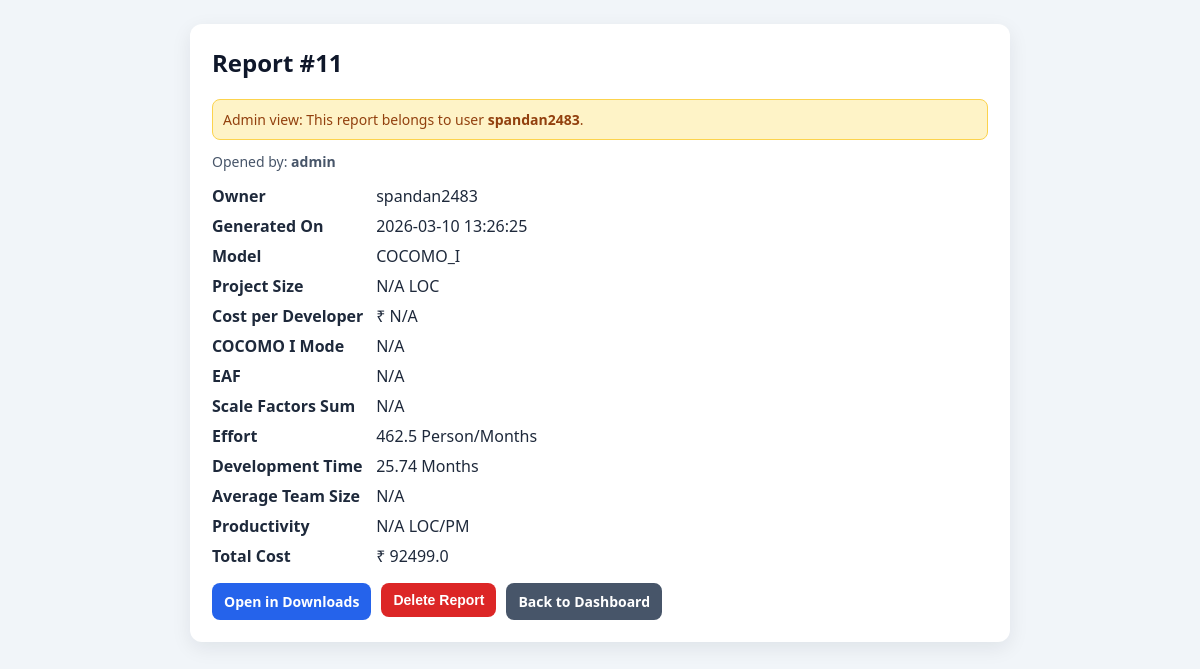
The app's page /report/11 (signed in) with its own data.
### tables this page shows
CREATE TABLE reports (
            id INTEGER PRIMARY KEY AUTOINCREMENT,
            user_id INTEGER NOT NULL,
            created_at TEXT NOT NULL,
            effort REAL NOT NULL,
            time REAL NOT NULL,
            cost REAL NOT NULL, model TEXT NOT NULL DEFAULT 'COCOMO_I', loc REAL, cost_per_dev REAL, cocomo_mode TEXT, eaf REAL, scale_factors_sum REAL, productivity REAL, avg_team_size REAL,
            FOREIGN KEY (user_id) REFERENCES users (id)
        );

CREATE TABLE users (
            id INTEGER PRIMARY KEY AUTOINCREMENT,
            username TEXT UNIQUE NOT NULL,
            password_hash TEXT NOT NULL,
            created_at TEXT NOT NULL
        , is_admin INTEGER NOT NULL DEFAULT 0);

### app.py (the view)
@app.route("/report/<int:report_id>")
def report_detail(report_id):
    if not session.get("user"):
        return redirect(url_for("auth"))
    username = session.get("user")
    user_record = get_user_by_username(username)
    if not user_record:
        session.clear()
        return redirect(url_for("auth"))
    report = get_report_by_id(report_id)
    if not report:
        flash("Report not found.", "error")
        return redirect(url_for("dashboard"))
    is_admin = bool(user_record["is_admin"])
    is_owner = report["user_id"] == user_record["id"]
    if not is_admin and not is_owner:
        flash("You are not authorized to view this report.", "error")
        return redirect(url_for("dashboard"))
    return render_template(
        "report_detail.html",
        report=report,
        user=username,
        is_admin=is_admin,
        is_owner=is_owner
    )

### app.py (called while the page is built)
def get_db_connection():
    conn = sqlite3.connect(DB_PATH)
    conn.row_factory = sqlite3.Row
    return conn

def get_user_by_username(username):
    conn = get_db_connection()
    user = conn.execute(
        "SELECT id, username, password_hash, is_admin FROM users WHERE username = ?",
        (username,)
    ).fetchone()
    conn.close()
    return user

def get_report_by_id(report_id):
    conn = get_db_connection()
    row = conn.execute(
        """
         SELECT r.id, r.user_id, r.created_at, r.model, r.loc, r.cost_per_dev, r.cocomo_mode,
             r.eaf, r.scale_factors_sum, r.productivity, r.avg_team_size,
             r.effort, r.time, r.cost, u.username
        FROM reports r
        JOIN users u ON r.user_id = u.id
        WHERE r.id = ?
        """,
        (report_id,)
    ).fetchone()
    conn.close()
    return dict(row) if row else None

### templates/report_detail.html (shortened to what this page needs)
<!DOCTYPE html>
<html lang="en">
<head>
</head>
<body>
<div class="container">
    <div class="card">
        <h2>Report #{{ report.id }}</h2>
        {% if is_admin and not is_owner %}
        <div class="admin-note">Admin view: This report belongs to user <b>{{ report.username }}</b>.</div>
        {% endif %}
        <div class="meta">Opened by: <b>{{ user }}</b></div>
        <div class="row"><b>Owner</b> {{ report.username }}</div>
        <div class="row"><b>Generated On</b> {{ report.created_at }}</div>
        <div class="row"><b>Model</b> {{ report.model or "COCOMO_I" }}</div>
        <div class="row"><b>Project Size</b> {{ report.loc if report.loc is not none else "N/A" }} LOC</div>
        <div class="row"><b>Cost per Developer</b> ₹ {{ report.cost_per_dev if report.cost_per_dev is not none else "N/A" }}</div>
        {% if (report.model or "COCOMO_I") == "COCOMO_I" %}
        <div class="row"><b>COCOMO I Mode</b> {{ report.cocomo_mode if report.cocomo_mode else "N/A" }}</div>
        {% endif %}
        <div class="row"><b>EAF</b> {{ report.eaf if report.eaf is not none else "N/A" }}</div>
        <div class="row"><b>Scale Factors Sum</b> {{ report.scale_factors_sum if report.scale_factors_sum is not none else "N/A" }}</div>
        <div class="row"><b>Effort</b> {{ report.effort }} Person/Months</div>
        <div class="row"><b>Development Time</b> {{ report.time }} Months</div>
        <div class="row"><b>Average Team Size</b> {{ report.avg_team_size if report.avg_team_size is not none else "N/A" }}</div>
        <div class="row"><b>Productivity</b> {{ report.productivity if report.productivity is not none else "N/A" }} LOC/PM</div>
        <div class="row"><b>Total Cost</b> ₹ {{ report.cost }}</div>
        <div class="actions">
            <a class="btn" href="{{ url_for('download_page') }}">Open in Downloads</a>
            <form method="POST" action="{{ url_for('delete_report', report_id=report.id, source='dashboard') }}" onsubmit="return confirm('Delete this report permanently?');">
                <button type="submit" class="btn delete">Delete Report</button>
            </form>
            <a class="btn back" href="{{ url_for('dashboard') }}">Back to Dashboard</a>
        </div>
    </div>
</div>
</body>
</html>

### templates/report_detail.html (style rules this page uses)
body { font-family: "Segoe UI", Arial, sans-serif; background: #f1f5f9; margin: 0; padding: 24px; }
.container { max-width: 820px; margin: 0 auto; }
.card { background: #ffffff; border-radius: 12px; padding: 22px; box-shadow: 0 6px 20px rgba(15, 23, 42, 0.08); }
h2 { margin-top: 0; color: #0f172a; }
.meta { color: #475569; font-size: 14px; margin-bottom: 14px; }
.row { margin: 8px 0; color: #1e293b; }
.row b { display: inline-block; min-width: 160px; }
.actions { display: flex; gap: 10px; flex-wrap: wrap; margin-top: 16px; }
.btn { display: inline-block; text-align: center; text-decoration: none; padding: 9px 12px; border-radius: 8px; color: white; background: #2563eb; font-size: 14px; font-weight: 600; border: none; cursor: pointer; }
.btn.delete { background: #dc2626; }
.btn.back { background: #475569; }
.admin-note { background: #fef3c7; color: #92400e; border: 1px solid #fcd34d; border-radius: 8px; padding: 10px; margin-bottom: 12px; font-size: 14px; }

### records on screen
reports: id "11", created_at "2026-03-10 13:26:25", model "COCOMO_I", effort "462.5", time "25.74", cost "92499.0"
users: username "spandan2483"
users: username "admin"

### other values on screen
{{ report.loc if report.loc is not none else "N/A" }} "N/A"
{{ report.cost_per_dev if report.cost_per_dev is not none else "N/A" }} "N/A"
{{ report.cocomo_mode if report.cocomo_mode else "N/A" }} "N/A"
{{ report.eaf if report.eaf is not none else "N/A" }} "N/A"
{{ report.avg_team_size if report.avg_team_size is not none else "N/A" }} "N/A"
{{ report.productivity if report.productivity is not none else "N/A" }} "N/A"
